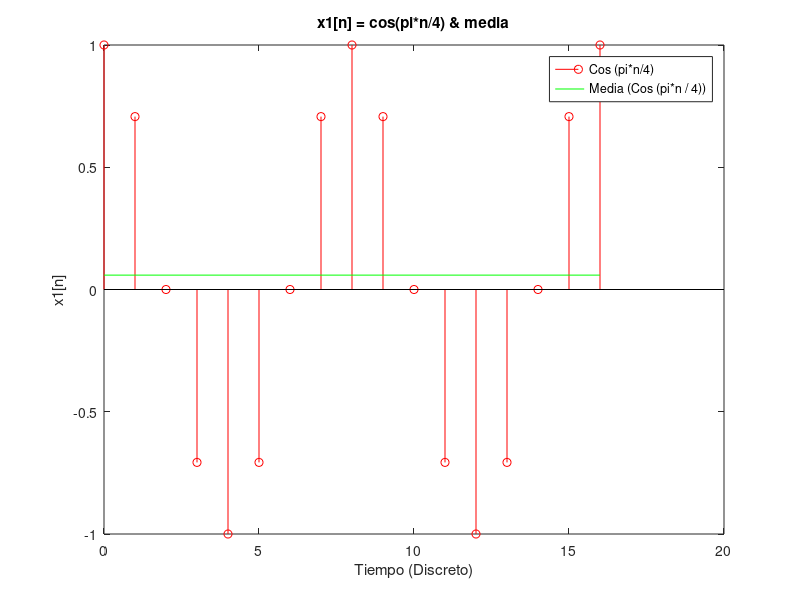

MATLAB code to generate this figure: (Note: this script raises an error after producing the figure.)
% ej6.m
% Representar una señal discreta junto a su media

n = [0:16];
x1 = cos(pi*n/4);
y1 = mean(x1);
stem(n,x1,'r')
title('x1[n] = cos(pi*n/4) & media')
xlabel('Tiempo (Discreto)')
ylabel('x1[n]')
hold on
m1=y1*ones(1,17);
plot(n,m1,'g')
hold off
legend('Cos (pi*n/4)', 'Media (Cos (pi*n / 4))');

% Mostramos como utilizar una función
n=[0:15];
x1=4*sin((pi/4)*n);
[y1,z1]=f_ej6(x1);
figure;
stem(n,x1);
hold on;
stem(n,y1,'r');
stem(n,z1,'g');
hold off;